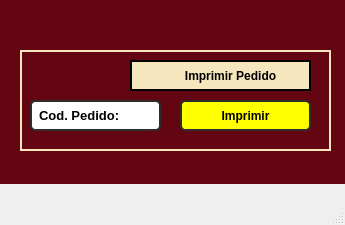
<?xml version="1.0" encoding="UTF-8"?>
<ui version="4.0">
 <class>MainWindow</class>
 <widget class="QMainWindow" name="MainWindow">
  <property name="geometry">
   <rect>
    <x>0</x>
    <y>0</y>
    <width>345</width>
    <height>225</height>
   </rect>
  </property>
  <property name="minimumSize">
   <size>
    <width>345</width>
    <height>225</height>
   </size>
  </property>
  <property name="maximumSize">
   <size>
    <width>345</width>
    <height>225</height>
   </size>
  </property>
  <property name="windowTitle">
   <string>Imprimir Pedido</string>
  </property>
  <widget class="QWidget" name="centralwidget">
   <widget class="QFrame" name="frame">
    <property name="geometry">
     <rect>
      <x>0</x>
      <y>0</y>
      <width>345</width>
      <height>184</height>
     </rect>
    </property>
    <property name="styleSheet">
     <string notr="true">background-color: rgb(99, 6, 17);</string>
    </property>
    <property name="frameShape">
     <enum>QFrame::NoFrame</enum>
    </property>
    <property name="frameShadow">
     <enum>QFrame::Raised</enum>
    </property>
    <widget class="QFrame" name="frame_2">
     <property name="geometry">
      <rect>
       <x>20</x>
       <y>50</y>
       <width>311</width>
       <height>101</height>
      </rect>
     </property>
     <property name="styleSheet">
      <string notr="true">border: 2px solid rgb(245, 230, 189);</string>
     </property>
     <property name="frameShape">
      <enum>QFrame::StyledPanel</enum>
     </property>
     <property name="frameShadow">
      <enum>QFrame::Raised</enum>
     </property>
     <widget class="QLineEdit" name="codigo">
      <property name="geometry">
       <rect>
        <x>10</x>
        <y>50</y>
        <width>131</width>
        <height>31</height>
       </rect>
      </property>
      <property name="font">
       <font>
        <pointsize>10</pointsize>
        <weight>75</weight>
        <bold>true</bold>
        <kerning>true</kerning>
       </font>
      </property>
      <property name="styleSheet">
       <string notr="true">QLineEdit{
	border: 2px solid rgb(45, 45, 45);
 	border-radius: 5px;
    padding: 5px;
     color: rgb(255,275,275);
	background-color: rgb(255, 255, 255);
}
QLineEdit:hover{
	border: 2px solid rgb(55, 55, 55);
    color: rgb(0,0,0);
}
QLineEdit:focus{
	border: 2px solid rgb(255, 207, 0);
     color: rgb(0, 0, 0);
}</string>
      </property>
      <property name="text">
       <string/>
      </property>
      <property name="placeholderText">
       <string>Cod. Pedido:</string>
      </property>
     </widget>
     <widget class="QPushButton" name="imprimir">
      <property name="geometry">
       <rect>
        <x>160</x>
        <y>50</y>
        <width>131</width>
        <height>31</height>
       </rect>
      </property>
      <property name="font">
       <font>
        <weight>75</weight>
        <bold>true</bold>
       </font>
      </property>
      <property name="styleSheet">
       <string notr="true">QPushButton{
	border: 2px solid rgb(45, 45, 45);
 	border-radius: 5px;
    padding: 5px;
     color: rgb(255,275,275);
	background-color: rgb(255, 255, 255);
	
	
	background-color: rgb(255, 255, 0);
}
QPushButton:hover{
	border: 2px solid rgb(55, 55, 55);
    color: rgb(0,0,0);
}
QPushButton:focus{
	border: 2px solid rgb(255, 207, 0);
     color: rgb(0, 0, 0);
}</string>
      </property>
      <property name="text">
       <string>Imprimir</string>
      </property>
     </widget>
     <widget class="QLabel" name="label_18">
      <property name="geometry">
       <rect>
        <x>110</x>
        <y>10</y>
        <width>181</width>
        <height>31</height>
       </rect>
      </property>
      <property name="font">
       <font>
        <weight>75</weight>
        <bold>true</bold>
       </font>
      </property>
      <property name="styleSheet">
       <string notr="true">QLabel{
border: 2px solid rgb(245, 230, 189);
background-color: rgb(245, 230, 189);
border: 2px solid rgb(255, 275, 275);
border-radius: 0px;
}</string>
      </property>
      <property name="text">
       <string>               Imprimir Pedido</string>
      </property>
     </widget>
    </widget>
   </widget>
  </widget>
  <widget class="QMenuBar" name="menubar">
   <property name="geometry">
    <rect>
     <x>0</x>
     <y>0</y>
     <width>345</width>
     <height>21</height>
    </rect>
   </property>
  </widget>
  <widget class="QStatusBar" name="statusbar"/>
 </widget>
 <resources/>
 <connections/>
</ui>
